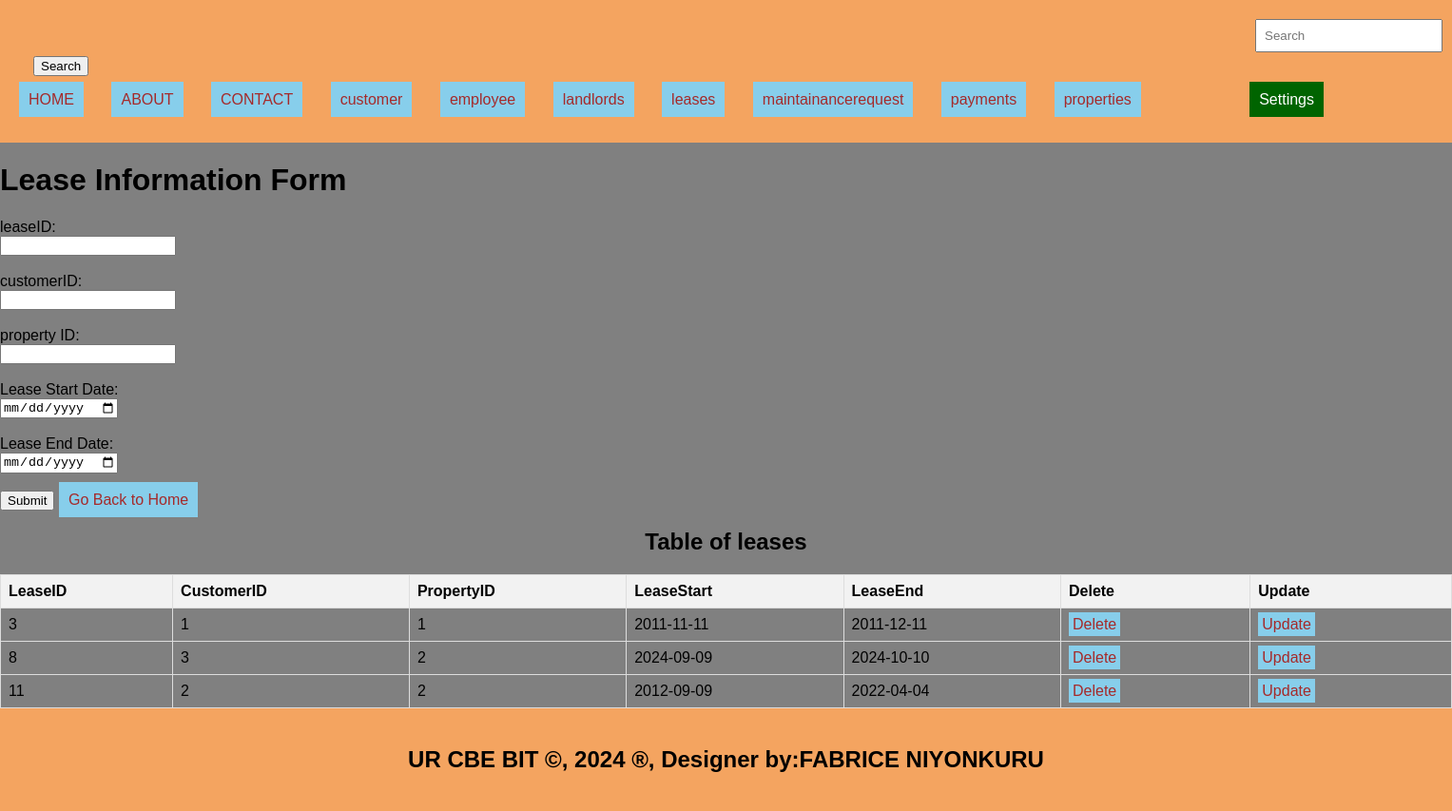
Page /leases.php on the committed database.
### tables this page shows
CREATE TABLE `leases` (
  `LeaseID` int(11) NOT NULL,
  `CustomerID` int(11) DEFAULT NULL,
  `PropertyID` int(11) DEFAULT NULL,
  `LeaseStart` date DEFAULT NULL,
  `LeaseEnd` date DEFAULT NULL
);

### leases.php (the view, shortened to what this page needs)
<!DOCTYPE html>
<html>
<head>
</head>
<head>
  <link rel="stylesheet" type="text/css" href="style.css" title="style 1" media="screen, tv, projection, handheld, print"/>
</head>
<body bgcolor="gray">
<header>
<form class="d-flex" role="search" action="search.php">
  <input class="form-control me-2" type="search" placeholder="Search" aria-label="Search" name ="query">
  <button class="btn btn-outline-success" type="submit">Search</button>
</form>
  <ul style="list-style-type: none; padding: 0;">
    <li style="display: inline; margin-right: 10px;">
      <a href="./home.html">HOME</a>
    </li>
    <li style="display: inline; margin-right: 10px;"><a href="./about.html">ABOUT</a></li>
    <li style="display: inline; margin-right: 10px;"><a href="./contact.html">CONTACT</a></li>
    <li style="display: inline; margin-right: 10px;"><a href="./customer.php">customer</a></li>
    <li style="display: inline; margin-right: 10px;"><a href="./employee.php">employee</a></li>
    <li style="display: inline; margin-right: 10px;"><a href="./landlord.php">landlords</a></li>
    <li style="display: inline; margin-right: 10px;"><a href="./leases.php">leases</a></li>
    <li style="display: inline; margin-right: 10px;"><a href="./maintenancerequest.php">maintainancerequest</a></li>
    <li style="display: inline; margin-right: 10px;"><a href="./payment.php">payments</a></li>
    <li style="display: inline; margin-right: 10px;"><a href="./properties.php">properties</a></li>
    <li class="dropdown">
      <a href="#" style="color: white; background-color: darkgreen; text-decoration: none; margin-right: 15px;">Settings</a>
    </li>
  </ul>
</header>
    <h1>Lease Information Form</h1>
     <form method="post" onsubmit="return confirmInsert();">
       <label for="leaseid">leaseID:</label><br>
        <input type="number" id="lease id" name="leaseid" required><br><br>
        <label for="CustomerID">customerID:</label><br>
        <input type="id" id="customerid" name="customerid" required><br><br>
        <label for="PropertyID">property ID:</label><br>
        <input type="id" id="propertyid" name="propertyid" required><br><br>
        <label for="start_date">Lease Start Date:</label><br>
        <input type="date" id="start_date" name="start_date" required><br><br>
        <label for="end_date">Lease End Date:</label><br>
        <input type="date" id="end_date" name="end_date" required><br><br>
        <input type="submit" value="Submit">
        <a href="./home.html">Go Back to Home</a>
    </form>
</body>
</html>
<?php
include('database_connection.php');
$sql = "SELECT * FROM leases";
$result = $connection->query($sql);
?>
<!DOCTYPE html>
<html>
<head>
</head>
<body>
    <center><h2>Table of leases</h2></center>
    <table>
        <tr>
            <th>LeaseID </th>
            <th>CustomerID </th>
            <th>PropertyID</th>
            <th>LeaseStart</th>
            <th>LeaseEnd</th>
            <th>Delete</th>
            <th>Update</th>
        </tr>
        <?php
        if ($result->num_rows > 0) {
            while ($row = $result->fetch_assoc()) {
                echo "<tr>
                <td>" . $row["LeaseID"] . "</td>
                <td>" . $row["CustomerID"] . "</td>
                <td>" . $row["PropertyID"] . "</td>
                <td>" . $row["LeaseStart"] . "</td>
                <td>" . $row["LeaseEnd"] . "</td>
                <td><a style='padding:4px' href='delete lease.php?LeaseID=".$row['LeaseID']."'>Delete</a></td>
                <td><a style='padding:4px' href='update lease.php?LeaseID=".$row['LeaseID']."'>Update</a></td>
              </tr>";
            }
        } else {
            echo "<tr><td colspan='6'>No data found</td></tr>";
        }
        ?>
    </table>
    <footer>
  <center>
    <b><h2>UR CBE BIT &copy, 2024 &reg, Designer by:FABRICE NIYONKURU </h2></b>
  </center>
</footer>
</body>
</html>

### style.css (style rules this page uses)
body { font-family: Arial, sans-serif; margin: 0; padding: 0; }
header { background-color: #F4A460; padding: 20px; }
footer { background-color: #F4A460; padding: 20px; }

### leases.php (style rules this page uses)
a { padding: 10px; color: white; background-color: skyblue; text-decoration: none; margin-right: 15px; }
a:link { color: brown; }
button.btn { margin-left: 15px; margin-top: 4px; }
input.form-control { margin-left: 1300px; padding: 8px; }
header { background-color: #F4A460; padding: 20px; }
footer { background-color: #F4A460; padding: 20px; }
.dropdown { float: right; margin-right: 100px; position: relative; }
table { width: 100%; border-collapse: collapse; }
th, td { border: 1px solid #ddd; padding: 8px; text-align: left; }
th { background-color: #f2f2f2; }

### rows in the picture
leases: LeaseID "3", CustomerID "1", PropertyID "1", LeaseStart "2011-11-11", LeaseEnd "2011-12-11"
leases: LeaseID "8", CustomerID "3", PropertyID "2", LeaseStart "2024-09-09", LeaseEnd "2024-10-10"
leases: LeaseID "11", CustomerID "2", PropertyID "2", LeaseStart "2012-09-09", LeaseEnd "2022-04-04"
